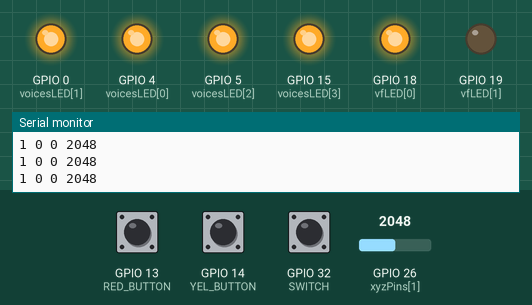
Recording of a sketch running on a simulated ESP32. Parts: output pins drawn as LEDs (lit = HIGH), the last lines printed to the serial monitor. Inputs (shaded band) come from the test bench; at power-on: GPIO 32 (SWITCH) HIGH, GPIO 13 (RED_BUTTON) LOW, GPIO 14 (YEL_BUTTON) LOW, GPIO 26 (xyzPins[1]) = 2048.

Above: at 1.2 s.
1.3 s: GPIO 32 (SWITCH) pulled LOW for 0.15 s
At 1.4 s:
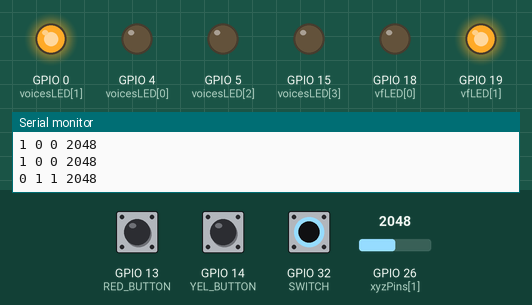
3.0 s: GPIO 32 (SWITCH) pulled LOW for 3.2 s
At 6.6 s:
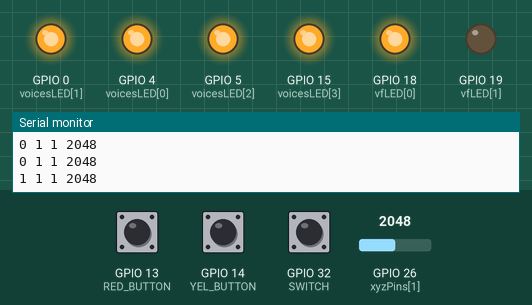
Timing chart, 0 to 8.1 s (numbered marks = the images above; inputs shaded):
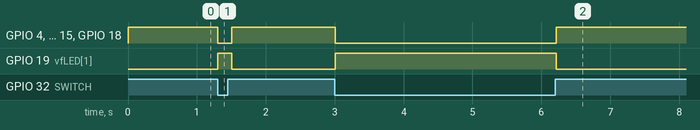

Measured:
- after the input at 1.3 s, GPIO 4 (voicesLED[0]), GPIO 5 (voicesLED[2]), GPIO 15 (voicesLED[3]), GPIO 18 (vfLED[0]): HIGH → LOW at once, → HIGH 0.20 s later; GPIO 19 (vfLED[1]): LOW → HIGH at once, → LOW 0.20 s later
- after the input at 3.0 s, GPIO 4 (voicesLED[0]), GPIO 5 (voicesLED[2]), GPIO 15 (voicesLED[3]), GPIO 18 (vfLED[0]): HIGH → LOW at once, → HIGH 3.2 s later; GPIO 19 (vfLED[1]): LOW → HIGH at once, → LOW 3.2 s later

The sketch:

combined_hardware.ino
```cpp
#define RED_BUTTON 13
int rCurr = HIGH;
int voiceCurr = 0;
int voicesLED[] = {4,0,5,15};

#define YEL_BUTTON 14
int yCurr = HIGH;
int vfCurr = 0; // default is volume
int vfLED[] = {18,19};  //18 is vol (BLUE), 19 is freq (GREEN)

int xyzPins[] = {25,26,27};
int jsCurr = 2368;
int lastJS = millis();

#define SWITCH 32
int solo = 0;  // 0 means solo, 1 means global

int sendSerial = true;

void setup() {
  Serial.begin(9600);
  for (int i=0; i < 4; i++){
    pinMode(voicesLED[i], OUTPUT);
  }
  pinMode(18, OUTPUT);
  pinMode(19, OUTPUT);
  pinMode(RED_BUTTON, INPUT);
  pinMode(YEL_BUTTON, INPUT);
  pinMode(32, INPUT_PULLUP);
  solo = digitalRead(SWITCH);
  if (solo==0){
    setSolo();
  }
  else{
    setGlobal();
  }
}

void loop() {
  int switchVal = digitalRead(SWITCH);
  if (switchVal != solo){
    sendSerial = true;
    toggleSwitch(switchVal);
  }

  if (solo == 0){

    int rNew = digitalRead(RED_BUTTON);
    if (rNew == LOW and rCurr == 1) {
      sendSerial = true;
      cycleVoices();
    }
    rCurr = rNew;

    int yNew = digitalRead(YEL_BUTTON);
    if (yNew == LOW and yCurr == 1) {
      sendSerial = true;
      cyclevf();
    }
    yCurr = yNew;
  }

  int jsNew = analogRead(xyzPins[1]);
  if (abs(jsCurr - jsNew) > 200){
    sendSerial = true;
    lastJS = millis();
  }
  else if (abs(jsCurr - 2368) > 200){
    int now = millis();
    if (now - lastJS > 300){
      sendSerial = true;
      lastJS = now;
    }
  }
  jsCurr = jsNew;

  if (sendSerial){
    Serial.printf("%d %d %d %d\n", solo, voiceCurr, vfCurr, jsCurr);
    sendSerial = false;
  }
  delay(100);
}

void toggleSwitch(int newVal){

  if (newVal == 1){
    setGlobal();
  }
  else{
    setSolo();
  }
  solo = newVal;
}

void setGlobal(){
  for (int i=0; i<4; i++){
      digitalWrite(voicesLED[i],HIGH);
    }
    digitalWrite(vfLED[0], HIGH);
    digitalWrite(vfLED[1], LOW);
}

void setSolo(){
  for (int i=0; i<4; i++){
      if (i==voiceCurr){
        digitalWrite(voicesLED[i],HIGH);
      }
      else{
        digitalWrite(voicesLED[i],LOW);
      }
  }
  for (int i=0; i<2; i++){
     if (i==vfCurr){
       digitalWrite(vfLED[i], HIGH);
     }
     else{
       digitalWrite(vfLED[i], LOW);
     }
  }
}

void cycleVoices(){
  digitalWrite(voicesLED[voiceCurr],LOW);
  voiceCurr++;
  voiceCurr = voiceCurr%4;
  digitalWrite(voicesLED[voiceCurr],HIGH);
}

void cyclevf(){
  digitalWrite(vfLED[vfCurr],LOW);
  vfCurr++;
  vfCurr = vfCurr%2;
  digitalWrite(vfLED[vfCurr],HIGH);
}
```
